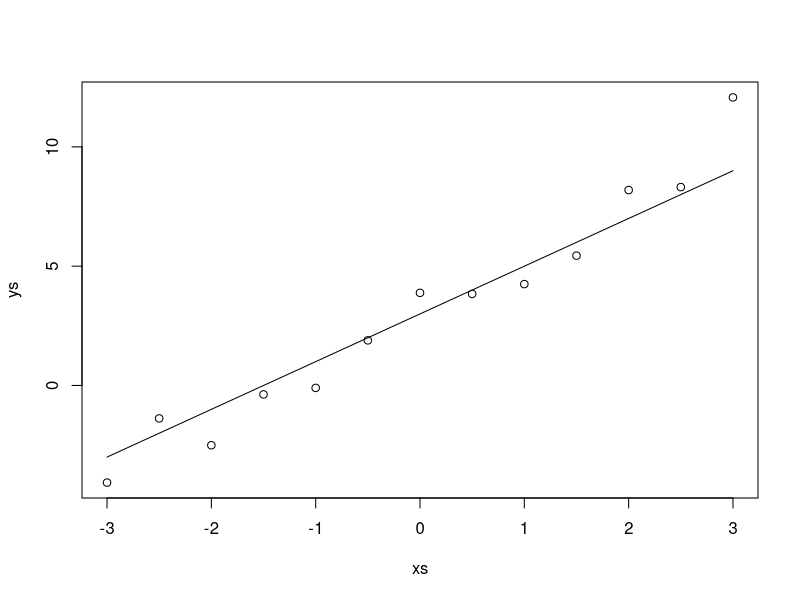

This chart was generated by the following R code:
# Generate random data fitting a linear equation y = 2x + 3 + N(0, 1)

xs <- seq(-3, 3, 0.5)
sigma <- 1
errors <- rnorm(length(xs), 0, sigma)
ys <- 2 * xs + 3 + errors
data <- data.frame(x=xs, y=ys)
write.csv(data, "linear_data.csv", row.names=F)

png(file="linear_data.png")
	plot(ys ~ xs)
	curve(2*x+3, add=T)
dev.off()
